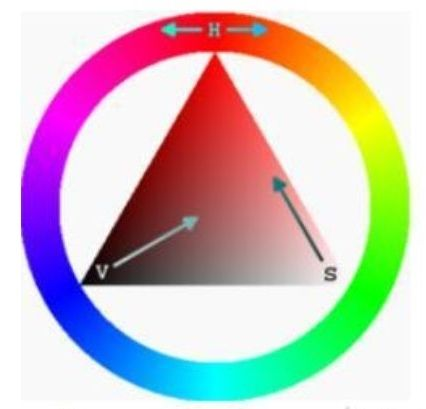
#> input picture OPEN CV/pythonProject/配图2.jpg, 426 x 409 px
$ python 'text 03.py'
#> lines starting #> are read from the running program, lines starting #| are printed output that depends on the picture
import cv2
image = cv2.imread("配图2.jpg")
#> image is the input picture: shape (409, 426, 3); mean B, G, R 189.5, 190.4, 202.9
print(image.shape)
#| (409, 426, 3)
crop = image [10:400,40:200]#裁剪图片，先纵列再横行  从10到170  ，从40到200
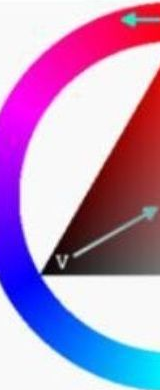
#> crop: shape (390, 160, 3); mean B, G, R 195.2, 148.8, 184.7
cv2.imshow("crop",crop)
cv2.waitKey()
